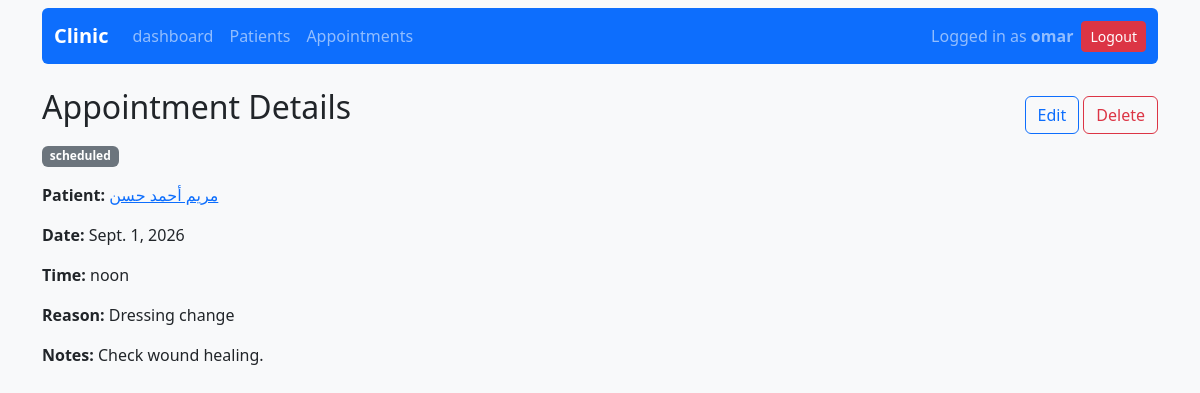
/appointments/3/ (signed in), run on an earlier commit of the app's database.
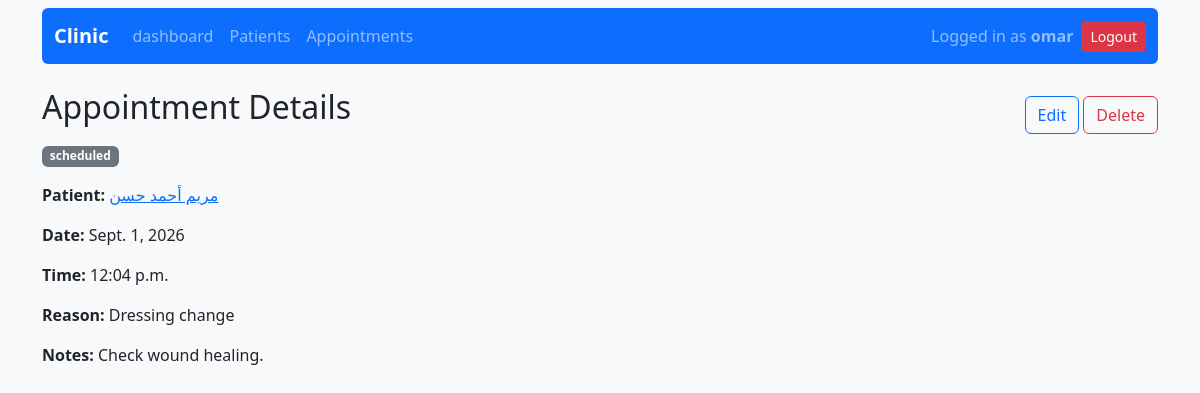
And on a later commit of the database.
### appointments/models.py (models this page shows, shortened)
class Appointment(models.Model):
    class Status(models.TextChoices):
        SCHEDULED = 'scheduled', 'Scheduled'
        COMPLETED = 'completed', 'Completed'
        CANCELED = 'canceled', 'Canceled'
    patient = models.ForeignKey(Patient, on_delete=models.CASCADE, related_name='appointments')
    date = models.DateField()
    time = models.TimeField()
    reason = models.CharField(max_length=255)
    notes = models.TextField(blank=True)
    status = models.CharField(max_length=20, choices=Status.choices, default=Status.SCHEDULED)

### patients/models.py (models this page shows, shortened)
class Patient(models.Model):
    name = models.CharField(max_length=100)
    phone = models.CharField(max_length=15)
    date_of_birth = models.DateField()

### appointments/views.py (the view)
# urls.py: path('<int:appointment_id>/', views.appointment_details, name='appointment_details'),
@login_required
def appointment_details(request, appointment_id):
    appointment = get_object_or_404(Appointment, id=appointment_id)
    return render(request, 'appointment_details.html', {'appointment': appointment})

### appointments/templates/appointment_details.html (shortened to what this page needs)
{% extends 'base.html' %}
{% block content %}
<div class="d-flex justify-content-between align-items-center">
    <h2 class="mb-3">Appointment Details</h2>
    <div>
        <a href="{% url 'edit_appointment' appointment.id %}"
            class="btn btn-outline-primary">
            Edit
        </a>
        <a href="{% url 'delete_appointment' appointment.id %}"
            class="btn btn-outline-danger">
            Delete
        </a>
    </div>
</div>
<span class="badge {% if appointment.status == 'scheduled' %}bg-secondary{% elif appointment.status == 'completed' %}bg-success{% else %}bg-danger{% endif %}">{{ appointment.status }}</span>
<p><strong>Patient:</strong> <a class="link-primary link-underline-opacity-" href="{% url 'patient_details' appointment.patient.id %}">{{ appointment.patient.name }}</a></p>
<p><strong>Date:</strong> {{ appointment.date }}</p>
<p><strong>Time:</strong> {{ appointment.time }}</p>
<p><strong>Reason:</strong> {{ appointment.reason }}</p>
<p><strong>Notes:</strong> {{ appointment.notes }}</p>
{% endblock %}

What changed in the data, as far as the page shows it:
changed Appointment "Dressing change": time "noon" → "12:04 p.m."
